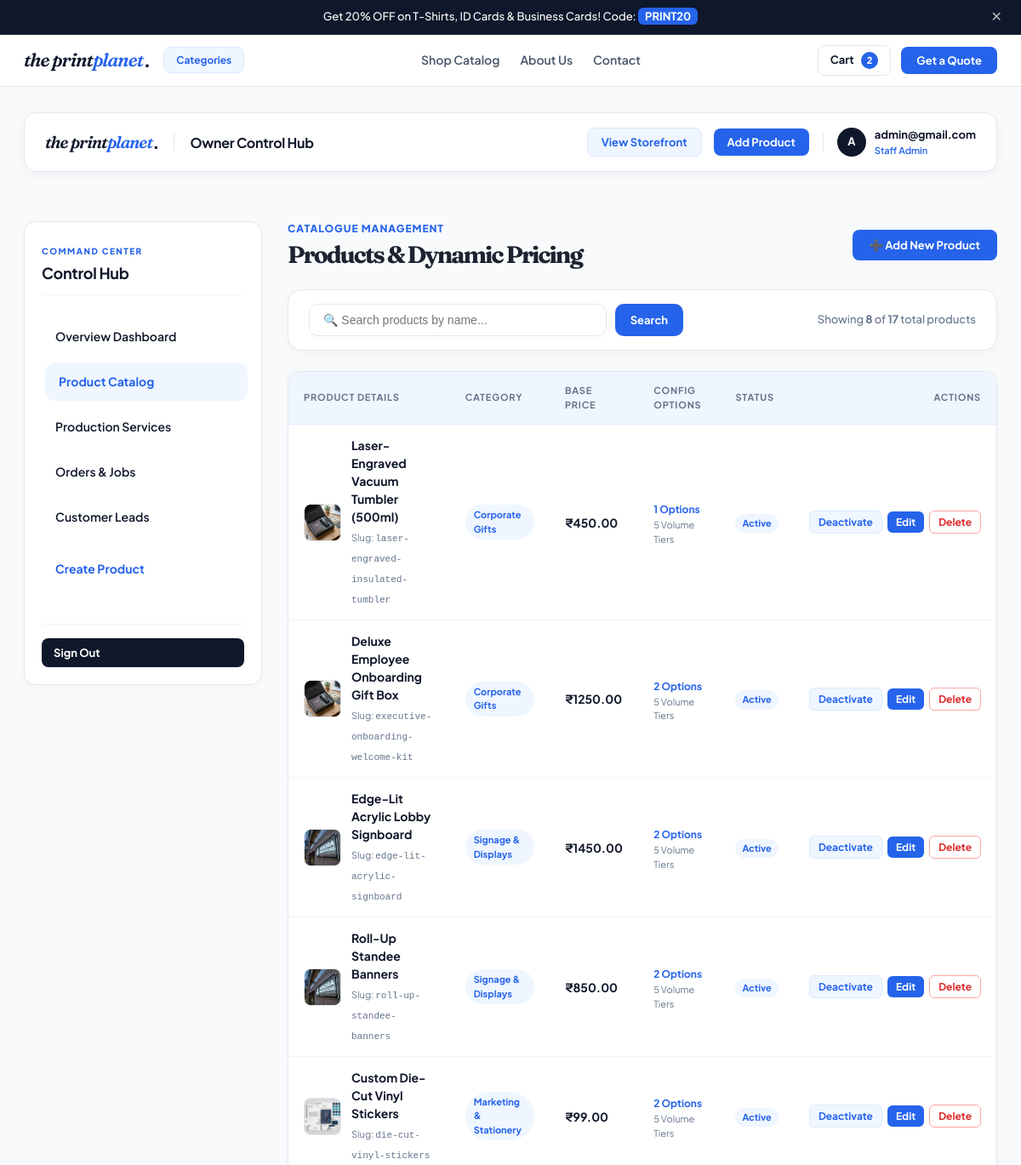
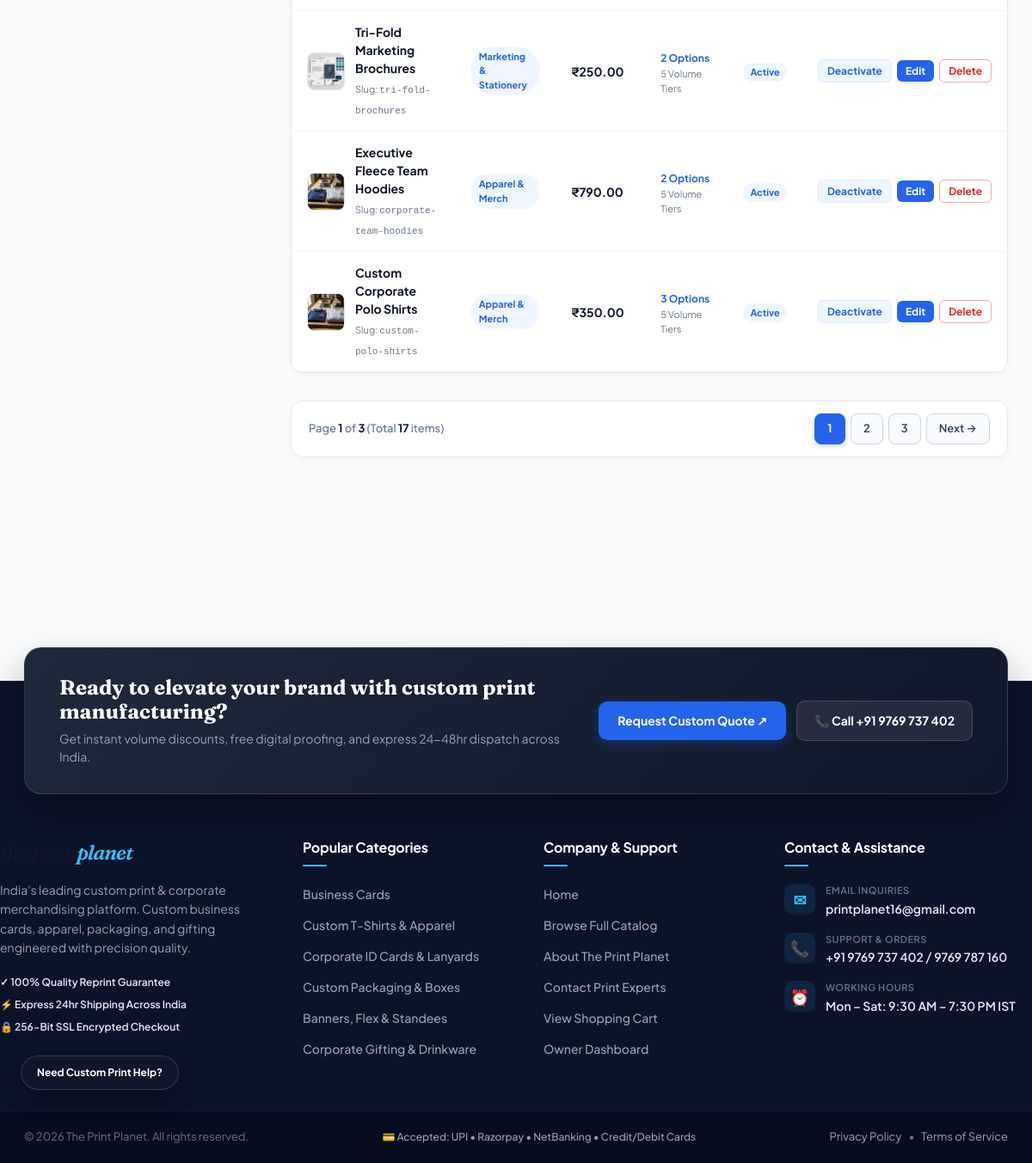
/owner/products/ (signed in), run on the app's committed database (2 pictures, top to bottom).
### apps/accounts/models.py (models this page shows)
class User(AbstractUser):
    username = None
    email = models.EmailField(unique=True)
    phone = models.CharField(max_length=20, blank=True)
    first_name = models.CharField(max_length=150, blank=True)
    last_name = models.CharField(max_length=150, blank=True)
    USERNAME_FIELD = "email"
    REQUIRED_FIELDS = []
    objects = UserManager()
    class Meta:
        ordering = ["-date_joined"]

### apps/catalog/models.py (models this page shows, shortened)
class Product(PublishableModel):
    class ProductType(models.TextChoices):
        PRINT = "print", "Print product"
        GIFT = "gift", "Corporate gift"
        READY = "ready", "Ready product"
    name = models.CharField(max_length=255)
    slug = models.SlugField(unique=True)
    category = models.ForeignKey(Category, on_delete=models.PROTECT, related_name="products")
    product_type = models.CharField(max_length=16, choices=ProductType.choices, default=ProductType.PRINT)
    short_description = models.CharField(max_length=500, blank=True)
    description = models.TextField(blank=True)
    image = models.ImageField(upload_to="catalog/products/", blank=True, null=True)
    base_price = models.DecimalField(max_digits=12, decimal_places=2, default=Decimal("190.00"))
    rating = models.DecimalField(max_digits=3, decimal_places=1, default=Decimal("4.9"))
    review_count = models.PositiveIntegerField(default=128)
    badge = models.CharField(max_length=60, blank=True, default="Bestseller")
    requires_quote = models.BooleanField(default=False)
    class Meta:
        indexes = [
            models.Index(fields=["is_active", "category", "created_at"]),
            models.Index(fields=["slug"]),
            models.Index(fields=["product_type"]),
            models.Index(fields=["is_active", "created_at"]),
        ]
    @property
    def get_image_url(self):
        if self.image:
            url_str = str(self.image)
            if url_str.startswith("http://") or url_str.startswith("https://") or url_str.startswith("/"):
                return url_str
            elif url_str.startswith("images/"):
                return f"/static/{url_str}"
            try:
                return self.image.url
            except Exception:
                return f"/static/{url_str}"

class ProductOption(TimeStampedUUIDModel):
    product = models.ForeignKey(Product, on_delete=models.CASCADE, related_name="options")
    name = models.CharField(max_length=100) # e.g. Size, Material, Finish, Color
    code = models.SlugField()
    required = models.BooleanField(default=True)
    class Meta:
        constraints = [models.UniqueConstraint(fields=["product", "code"], name="unique_product_option_code")]

class Category(PublishableModel):
    name = models.CharField(max_length=120)
    slug = models.SlugField(unique=True)
    parent = models.ForeignKey("self", on_delete=models.SET_NULL, blank=True, null=True, related_name="children")
    description = models.TextField(blank=True)
    image = models.ImageField(upload_to="catalog/categories/", blank=True, null=True)
    icon = models.CharField(max_length=50, blank=True, default="")
    badge = models.CharField(max_length=50, blank=True)
    class Meta:
        ordering = ["name"]
        verbose_name_plural = "Categories"
        indexes = [
            models.Index(fields=["is_active", "slug"]),
        ]

### apps/dashboard/views.py (the view)
# urls.py: path("products/", views.product_list, name="product_list"),
@login_required
@staff_required
def product_list(request):
    qs = Product.objects.filter(is_active=True).select_related("category").prefetch_related("options").order_by("-created_at")
    search = request.GET.get("q", "").strip()
    if search:
        qs = qs.filter(name__icontains=search)
    paginator = Paginator(qs, 8)
    page_number = request.GET.get("page", 1)
    products_page = paginator.get_page(page_number)
    return render(request, "dashboard/products.html", {
        "products": products_page,
        "search_query": search,
    })

### apps/catalog/context_processors.py (called while the page is built)
def categories_processor(request):
    try:
        categories = Category.objects.filter(is_active=True).order_by("name")
    except Exception:
        categories = []
    return {
        "nav_categories": categories
    }

### templates/dashboard/products.html (shortened to what this page needs)
{% extends 'dashboard/base.html' %}
{% load static %}
{% block dashboard_content %}
<div class="dash-heading" style="display:flex;align-items:center;justify-content:space-between;margin-bottom:24px">
  <div>
    <p class="eyebrow" style="margin:0 0 4px;font-size:12px;font-weight:800;letter-spacing:1px;color:#2563eb">CATALOGUE MANAGEMENT</p>
    <h1 style="font:700 28px Fraunces,serif;margin:0;color:#1e2230">Products &amp; Dynamic Pricing</h1>
  </div>
  <a class="button button-dark" href="{% url 'dashboard:product_create' %}" style="padding:10px 20px">
    ➕ Add New Product
  </a>
</div>
<div class="glass-panel" style="padding:16px 24px;background:#ffffff;margin-bottom:24px;border-radius:16px;display:flex;align-items:center;justify-content:space-between;box-shadow:0 4px 16px rgba(0,0,0,0.03)">
  <form method="get" style="display:flex;gap:10px;flex-grow:1;max-width:440px">
    <input type="text" name="q" value="{{ search_query }}" placeholder="🔍 Search products by name..." style="flex-grow:1;padding:10px 16px;border:1px solid #e2e8f0;border-radius:10px;font:14px 'DM Sans', sans-serif">
    <button type="submit" class="button button-dark" style="padding:10px 18px;border-radius:10px">Search</button>
  </form>
  <span style="font-size:13px;color:var(--muted);font-weight:500">
    Showing <b>{{ products.object_list|length }}</b> of <b>{{ products.paginator.count }}</b> total products
  </span>
</div>
{% include 'dashboard/components/product_table.html' with products=products %}
{% include 'dashboard/components/pagination.html' with page_obj=products %}
{% endblock %}

### templates/dashboard/components/header.html (shortened to what this page needs)
<header class="dash-top-header glass-panel" style="padding:16px 24px;margin-bottom:28px;display:flex;align-items:center;justify-content:space-between;border-radius:14px;background:#ffffff;border:1px solid #e2e8f0">
  <div style="display:flex;align-items:center;gap:14px">
    <a class="brand" href="{% url 'content:home' %}" style="font-size:20px;text-decoration:none;color:#0f172a"><span>the print</span><span style="color:#2563eb">planet</span>.</a>
    <div>
      <h2 style="font:700 16px 'Plus Jakarta Sans', sans-serif;margin:0;color:#0f172a;letter-spacing:-0.3px">Owner Control Hub</h2>
    </div>
  </div>
  <div style="display:flex;align-items:center;gap:14px">
    <a href="{% url 'content:home' %}" target="_blank" class="button button-light" style="font-size:13px;padding:8px 16px;border-radius:8px">
      View Storefront
    </a>
    <a href="{% url 'dashboard:product_create' %}" class="button button-dark" style="font-size:13px;padding:8px 16px;border-radius:8px;background:#2563eb">
      Add Product
    </a>
    <div style="display:flex;align-items:center;gap:10px">
      <div style="width:34px;height:34px;border-radius:50%;background:#0f172a;color:#ffffff;display:flex;align-items:center;justify-content:center;font-weight:700;font-size:13px">
        {{ request.user.email|slice:":1"|upper|default:"A" }}
      </div>
      <div style="display:flex;flex-direction:column">
        <span style="font-size:13px;font-weight:700;color:#0f172a">{{ request.user.email|default:"Administrator" }}</span>
        <small style="font-size:11px;color:#2563eb;font-weight:600">Staff Admin</small>
      </div>
    </div>
  </div>
</header>

### templates/dashboard/components/product_table.html (shortened to what this page needs)
<div class="glass-panel" style="padding:0;overflow:hidden;border-radius:14px;background:#ffffff;border:1px solid #e2e8f0;box-shadow:0 2px 8px rgba(15,23,42,0.03)">
  <table class="dash-table" style="width:100%;border-collapse:collapse;text-align:left">
    <thead>
      <tr style="background:#eff6ff;border-bottom:1px solid #dbeafe;font-size:11px;text-transform:uppercase;letter-spacing:0.8px;color:#64748b">
        <th style="padding:14px 18px">Product Details</th>
        <th style="padding:14px 18px">Category</th>
        <th style="padding:14px 18px">Base Price</th>
        <th style="padding:14px 18px">Config Options</th>
        <th style="padding:14px 18px">Status</th>
        <th style="padding:14px 18px;text-align:right">Actions</th>
      </tr>
    </thead>
    <tbody>
      {% for product in products %}
      <tr style="border-bottom:1px solid #f1f5f9;transition:background 0.15s ease">
        <td style="padding:14px 18px">
          <div style="display:flex;align-items:center;gap:12px">
            <img src="{{ product.get_image_url }}" alt="{{ product.name }}" style="width:44px;height:44px;object-fit:cover;border-radius:8px;border:1px solid #e2e8f0;background:#f8fafc">
            <div>
              <b style="font-size:14px;color:#0f172a;display:block;font-weight:700">{{ product.name }}</b>
              <small style="color:#64748b;font-size:11px">Slug: <code>{{ product.slug }}</code></small>
            </div>
          </div>
        </td>
        <td style="padding:14px 18px">
          <span style="display:inline-block;padding:4px 10px;border-radius:99px;background:#eff6ff;font-size:11px;font-weight:700;color:#2563eb">
            {{ product.category.name }}
          </span>
        </td>
        <td style="padding:14px 18px">
          <strong style="font-size:14px;color:#0f172a">₹{{ product.base_price }}</strong>
        </td>
        <td style="padding:14px 18px">
          <span style="font-size:12px;font-weight:700;color:#2563eb">
            {{ product.options.count }} Options
          </span>
          <small style="display:block;font-size:11px;color:#64748b">
            {{ product.price_rules.count }} Volume Tiers
          </small>
        </td>
        <td style="padding:14px 18px">
          {% if product.is_active %}
            <span style="display:inline-block;padding:3px 8px;border-radius:99px;background:#eff6ff;color:#2563eb;font-size:11px;font-weight:700">
              Active
            </span>
          {% else %}
            <span style="display:inline-block;padding:3px 8px;border-radius:99px;background:#fef2f2;color:#dc2626;font-size:11px;font-weight:700">
              Draft
            </span>
          {% endif %}
        </td>
        <td style="padding:14px 18px;text-align:right">
          <div style="display:flex;align-items:center;justify-content:flex-end;gap:6px">
            <a href="{% url 'dashboard:product_toggle' product.pk %}" class="button button-light" style="padding:5px 10px;font-size:12px;border-radius:6px">
              {% if product.is_active %}Deactivate{% else %}Activate{% endif %}
            </a>
            <a href="{% url 'dashboard:product_edit' product.pk %}" class="button button-dark" style="padding:5px 10px;font-size:12px;border-radius:6px;background:#2563eb">
              Edit
            </a>
            <a href="{% url 'dashboard:product_delete' product.pk %}" class="button button-light" style="padding:5px 10px;font-size:12px;border-radius:6px;color:#dc2626;border-color:#fca5a5;background:#ffffff">
              Delete
            </a>
          </div>
        </td>
      </tr>
      {% endfor %}
    </tbody>
  </table>
</div>

### static/css/site.css (style rules this page uses)
:root { --ink: #0f172a; --paper: #f8fafc; --blue-primary: #2563eb; --blue-dark: #1d4ed8; --blue-light: #eff6ff; --blue-border: #dbeafe; --lime: #2563eb; --orange: #2563eb; --lavender: #eff6ff; --muted: #64748b; --subtle-border: #e2e8f0; --card-shadow: 0 4px 16px rgba(15, 23, 42, 0.04); --hover-shadow: 0 12px 28px rgba(37, 99, 235, 0.12); }
* { box-sizing: border-box; }
html { scroll-behavior: smooth; }
body { margin: 0; background: var(--paper); color: var(--ink); font: 16px/1.5 'Plus Jakarta Sans', 'DM Sans', -apple-system, sans-serif; -webkit-font-smoothing: antialiased; }
a { color: inherit; text-decoration: none; }
.eyebrow { font-size: 11px; letter-spacing: 1.8px; font-weight: 800; margin: 0 0 14px; color: var(--blue-primary); text-transform: uppercase; }
.brand { font-size: 22px; font-weight: 800; letter-spacing: -1px; color: var(--ink); text-decoration: none; display: flex; align-items: center; }
.brand span { font-family: 'Fraunces', Georgia, serif; font-style: italic; font-weight: 600; }
.nav-cta, .button { display: inline-flex; gap: 8px; align-items: center; padding: 8px 18px; border-radius: 8px; font: 700 13px 'Plus Jakarta Sans', sans-serif; cursor: pointer; border: 0; transition: all 0.2s ease; }
.nav-cta, .button-dark { background: var(--blue-primary); color: #ffffff; }
.button-light { background: var(--blue-light); color: var(--blue-primary); border: 1px solid var(--blue-border); font-weight: 700; }
input[type=text], input[type=email], input[type=password], input[type=number], input[type=tel], input[type=url], select, textarea, .dash-dynamic-form input, .dash-dynamic-form select, .dash-dynamic-form textarea { width: 100%; padding: 13px 16px; border: 1.5px solid var(--subtle-border); border-radius: 12px; font: 500 15px 'Plus Jakarta Sans', -apple-system, sans-serif; background: #ffffff; color: var(--ink); outline: none; transition: border-color 0.2s ease, box-shadow 0.2s ease, background 0.2s ease; box-shadow: 0 2px 6px rgba(15, 23, 42, 0.02); }
.glass-panel { background: #ffffff; border: 1px solid var(--subtle-border); border-radius: 16px; box-shadow: var(--card-shadow); color: var(--ink); }
.dash-heading { display: flex; align-items: flex-end; justify-content: space-between; gap: 20px; margin-bottom: 30px; }
.dash-heading h1 { font: 700 42px/1.05 'Fraunces', Georgia, serif; letter-spacing: -2px; margin: 0; color: var(--ink); }

### data on the page
User: user.email "A", user.email "admin@gmail.com"
Product: object_list|length "8", get_image_url (picture), name "Laser-Engraved Vacuum Tumbler (500ml)", slug "laser-engraved-insulated-tumbler", category.name "Corporate Gifts", base_price "450.00", options.count "1", price_rules.count "5", is_active "Active"
Product: get_image_url (picture), name "Deluxe Employee Onboarding Gift Box", slug "executive-onboarding-welcome-kit", category.name "Corporate Gifts", base_price "1250.00", options.count "2", price_rules.count "5", is_active "Active"
Product: get_image_url (picture), name "Edge-Lit Acrylic Lobby Signboard", slug "edge-lit-acrylic-signboard", category.name "Signage & Displays", base_price "1450.00", options.count "2", price_rules.count "5", is_active "Active"
Product: get_image_url (picture), name "Roll-Up Standee Banners", slug "roll-up-standee-banners", category.name "Signage & Displays", base_price "850.00", options.count "2", price_rules.count "5", is_active "Active"
Product: get_image_url (picture), name "Custom Die-Cut Vinyl Stickers", slug "die-cut-vinyl-stickers", category.name "Marketing & Stationery", base_price "99.00", options.count "2", price_rules.count "5", is_active "Active"
Product: get_image_url (picture), name "Tri-Fold Marketing Brochures", slug "tri-fold-brochures", category.name "Marketing & Stationery", base_price "250.00", options.count "2", price_rules.count "5", is_active "Active"
Product: get_image_url (picture), name "Executive Fleece Team Hoodies", slug "corporate-team-hoodies", category.name "Apparel & Merch", base_price "790.00", options.count "2", price_rules.count "5", is_active "Active"
Product: get_image_url (picture), name "Custom Corporate Polo Shirts", slug "custom-polo-shirts", category.name "Apparel & Merch", base_price "350.00", options.count "3", price_rules.count "5", is_active "Active"

### other printed values
{{ products.paginator.count }} "17"
{{ page_obj.number }} "1"
{{ page_obj.paginator.num_pages }} "3"
{{ page_obj.paginator.count }} "17"
{{ i }} "1"
{{ i }} "2" "3"
